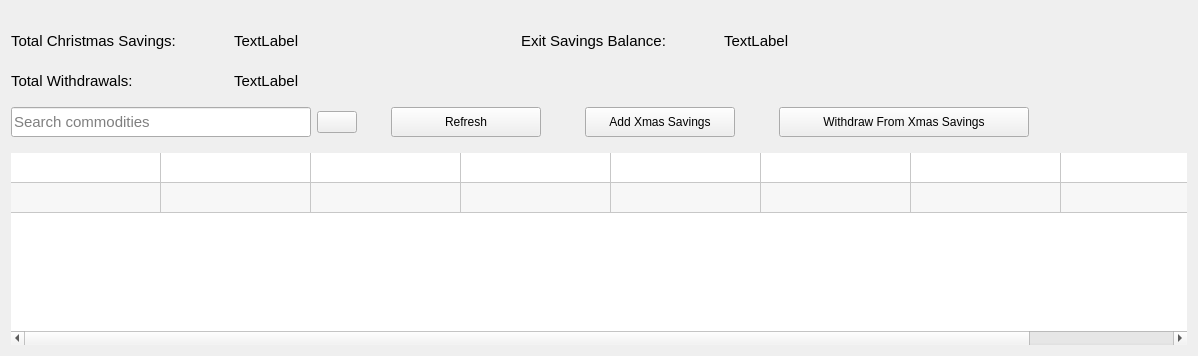
          <widget class="QWidget" name="xmasTab">
           <attribute name="title">
            <string>Christmas Savings</string>
           </attribute>
           <layout class="QGridLayout" name="gridLayout_50">
            <item row="0" column="0">
             <layout class="QGridLayout" name="gridLayout_49">
              <item row="0" column="0">
               <layout class="QGridLayout" name="gridLayout_6">
                <property name="topMargin">
                 <number>20</number>
                </property>
                <property name="verticalSpacing">
                 <number>20</number>
                </property>
                <item row="0" column="2">
                 <layout class="QHBoxLayout" name="horizontalLayout_57">
                  <item>
                   <widget class="QLabel" name="commodityBalanceLbl_4">
                    <property name="font">
                     <font>
                      <pointsize>11</pointsize>
                     </font>
                    </property>
                    <property name="text">
                     <string>Exit Savings Balance:</string>
                    </property>
                   </widget>
                  </item>
                  <item>
                   <spacer name="horizontalSpacer_92">
                    <property name="orientation">
                     <enum>Qt::Horizontal</enum>
                    </property>
                    <property name="sizeHint" stdset="0">
                     <size>
                      <width>58</width>
                      <height>20</height>
                     </size>
                    </property>
                   </spacer>
                  </item>
                  <item>
                   <widget class="QLabel" name="xmasBalanceLbl">
                    <property name="font">
                     <font>
                      <pointsize>11</pointsize>
                     </font>
                    </property>
                    <property name="text">
                     <string>TextLabel</string>
                    </property>
                   </widget>
                  </item>
                 </layout>
                </item>
                <item row="0" column="3">
                 <spacer name="horizontalSpacer_97">
                  <property name="orientation">
                   <enum>Qt::Horizontal</enum>
                  </property>
                  <property name="sizeHint" stdset="0">
                   <size>
                    <width>398</width>
                    <height>20</height>
                   </size>
                  </property>
                 </spacer>
                </item>
                <item row="0" column="0">
                 <layout class="QHBoxLayout" name="horizontalLayout_35">
                  <item>
                   <widget class="QLabel" name="label_105">
                    <property name="font">
                     <font>
                      <pointsize>11</pointsize>
                     </font>
                    </property>
                    <property name="text">
                     <string>Total Christmas Savings:</string>
                    </property>
                   </widget>
                  </item>
                  <item>
                   <spacer name="horizontalSpacer_91">
                    <property name="orientation">
                     <enum>Qt::Horizontal</enum>
                    </property>
                    <property name="sizeHint" stdset="0">
                     <size>
                      <width>58</width>
                      <height>20</height>
                     </size>
                    </property>
                   </spacer>
                  </item>
                  <item>
                   <widget class="QLabel" name="totalXmasLbl">
                    <property name="font">
                     <font>
                      <pointsize>11</pointsize>
                     </font>
                    </property>
                    <property name="text">
                     <string>TextLabel</string>
                    </property>
                   </widget>
                  </item>
                 </layout>
                </item>
                <item row="0" column="1">
                 <spacer name="horizontalSpacer_95">
                  <property name="orientation">
                   <enum>Qt::Horizontal</enum>
                  </property>
                  <property name="sizeHint" stdset="0">
                   <size>
                    <width>138</width>
                    <height>20</height>
                   </size>
                  </property>
                 </spacer>
                </item>
                <item row="1" column="0">
                 <layout class="QHBoxLayout" name="horizontalLayout_36">
                  <item>
                   <widget class="QLabel" name="label_106">
                    <property name="font">
                     <font>
                      <pointsize>11</pointsize>
                     </font>
                    </property>
                    <property name="text">
                     <string>Total Withdrawals:</string>
                    </property>
                   </widget>
                  </item>
                  <item>
                   <spacer name="horizontalSpacer_94">
                    <property name="orientation">
                     <enum>Qt::Horizontal</enum>
                    </property>
                    <property name="sizeHint" stdset="0">
                     <size>
                      <width>58</width>
                      <height>20</height>
                     </size>
                    </property>
                   </spacer>
                  </item>
                  <item>
                   <widget class="QLabel" name="totalXmasWithdrawalsLbl">
                    <property name="font">
                     <font>
                      <pointsize>11</pointsize>
                     </font>
                    </property>
                    <property name="text">
                     <string>TextLabel</string>
                    </property>
                   </widget>
                  </item>
                 </layout>
                </item>
               </layout>
              </item>
              <item row="1" column="0">
               <layout class="QHBoxLayout" name="horizontalLayout_55">
                <property name="topMargin">
                 <number>10</number>
                </property>
                <property name="bottomMargin">
                 <number>10</number>
                </property>
                <item>
                 <widget class="QLineEdit" name="searchXmasTxt">
                  <property name="minimumSize">
                   <size>
                    <width>300</width>
                    <height>30</height>
                   </size>
                  </property>
                  <property name="maximumSize">
                   <size>
                    <width>300</width>
                    <height>30</height>
                   </size>
                  </property>
                  <property name="font">
                   <font>
                    <pointsize>11</pointsize>
                   </font>
                  </property>
                  <property name="placeholderText">
                   <string>Search commodities</string>
                  </property>
                 </widget>
                </item>
                <item>
                 <widget class="QPushButton" name="searchXmasBtn">
                  <property name="text">
                   <string/>
                  </property>
                  <property name="icon">
                   <iconset resource="../static/resource.qrc">
                    <normaloff>:/icons/icon/black/search.svg</normaloff>:/icons/icon/black/search.svg</iconset>
                  </property>
                  <property name="iconSize">
                   <size>
                    <width>20</width>
                    <height>20</height>
                   </size>
                  </property>
                 </widget>
                </item>
                <item>
                 <spacer name="horizontalSpacer_67">
                  <property name="orientation">
                   <enum>Qt::Horizontal</enum>
                  </property>
                  <property name="sizeHint" stdset="0">
                   <size>
                    <width>28</width>
                    <height>29</height>
                   </size>
                  </property>
                 </spacer>
                </item>
                <item>
                 <layout class="QHBoxLayout" name="horizontalLayout_56">
                  <item>
                   <widget class="QPushButton" name="refreshXmasBtn">
                    <property name="minimumSize">
                     <size>
                      <width>150</width>
                      <height>30</height>
                     </size>
                    </property>
                    <property name="text">
                     <string>Refresh</string>
                    </property>
                    <property name="icon">
                     <iconset resource="../static/resource.qrc">
                      <normaloff>:/icons/icon/white/refresh-cw.svg</normaloff>:/icons/icon/white/refresh-cw.svg</iconset>
                    </property>
                   </widget>
                  </item>
                  <item>
                   <spacer name="horizontalSpacer_85">
                    <property name="orientation">
                     <enum>Qt::Horizontal</enum>
                    </property>
                    <property name="sizeHint" stdset="0">
                     <size>
                      <width>38</width>
                      <height>27</height>
                     </size>
                    </property>
                   </spacer>
                  </item>
                  <item>
                   <widget class="QPushButton" name="addXmasBtn">
                    <property name="sizePolicy">
                     <sizepolicy hsizetype="Minimum" vsizetype="Minimum">
                      <horstretch>0</horstretch>
                      <verstretch>0</verstretch>
                     </sizepolicy>
                    </property>
                    <property name="minimumSize">
                     <size>
                      <width>150</width>
                      <height>30</height>
                     </size>
                    </property>
                    <property name="maximumSize">
                     <size>
                      <width>16777215</width>
                      <height>30</height>
                     </size>
                    </property>
                    <property name="text">
                     <string>Add Xmas Savings</string>
                    </property>
                    <property name="icon">
                     <iconset resource="../static/resource.qrc">
                      <normaloff>:/icons/icon/white/plus-circle.svg</normaloff>:/icons/icon/white/plus-circle.svg</iconset>
                    </property>
                   </widget>
                  </item>
                  <item>
                   <spacer name="horizontalSpacer_86">
                    <property name="orientation">
                     <enum>Qt::Horizontal</enum>
                    </property>
                    <property name="sizeHint" stdset="0">
                     <size>
                      <width>38</width>
                      <height>27</height>
                     </size>
                    </property>
                   </spacer>
                  </item>
                  <item>
                   <widget class="QPushButton" name="withdrawXmasBtn">
                    <property name="minimumSize">
                     <size>
                      <width>250</width>
                      <height>30</height>
                     </size>
                    </property>
                    <property name="text">
                     <string>Withdraw From Xmas Savings</string>
                    </property>
                    <property name="icon">
                     <iconset resource="../static/resource.qrc">
                      <normaloff>:/icons/icon/white/folder-plus.svg</normaloff>:/icons/icon/white/folder-plus.svg</iconset>
                    </property>
                   </widget>
                  </item>
                  <item>
                   <spacer name="horizontalSpacer_93">
                    <property name="orientation">
                     <enum>Qt::Horizontal</enum>
                    </property>
                    <property name="sizeHint" stdset="0">
                     <size>
                      <width>158</width>
                      <height>20</height>
                     </size>
                    </property>
                   </spacer>
                  </item>
                 </layout>
                </item>
               </layout>
              </item>
              <item row="2" column="0">
               <widget class="QTableWidget" name="xmasSavingsTable">
                <property name="font">
                 <font>
                  <pointsize>11</pointsize>
                 </font>
                </property>
                <property name="focusPolicy">
                 <enum>Qt::NoFocus</enum>
                </property>
                <property name="frameShape">
                 <enum>QFrame::Box</enum>
                </property>
                <property name="frameShadow">
                 <enum>QFrame::Sunken</enum>
                </property>
                <property name="lineWidth">
                 <number>0</number>
                </property>
                <property name="editTriggers">
                 <set>QAbstractItemView::NoEditTriggers</set>
                </property>
                <property name="alternatingRowColors">
                 <bool>true</bool>
                </property>
                <property name="selectionMode">
                 <enum>QAbstractItemView::SingleSelection</enum>
                </property>
                <property name="selectionBehavior">
                 <enum>QAbstractItemView::SelectRows</enum>
                </property>
                <property name="textElideMode">
                 <enum>Qt::ElideRight</enum>
                </property>
                <property name="showGrid">
                 <bool>true</bool>
                </property>
                <property name="gridStyle">
                 <enum>Qt::SolidLine</enum>
                </property>
                <property name="rowCount">
                 <number>2</number>
                </property>
                <attribute name="horizontalHeaderVisible">
                 <bool>false</bool>
                </attribute>
                <attribute name="horizontalHeaderDefaultSectionSize">
                 <number>150</number>
                </attribute>
                <attribute name="horizontalHeaderStretchLastSection">
                 <bool>true</bool>
                </attribute>
                <attribute name="verticalHeaderVisible">
                 <bool>false</bool>
                </attribute>
                <row/>
                <row/>
                <column>
                 <property name="text">
                  <string>Transaction ID</string>
                 </property>
                </column>
                <column>
                 <property name="text">
                  <string>Date</string>
                 </property>
                </column>
                <column>
                 <property name="text">
                  <string>Transaction Details</string>
                 </property>
                </column>
                <column>
                 <property name="text">
                  <string>Amount</string>
                 </property>
                </column>
                <column>
                 <property name="text">
                  <string>Interest Paid</string>
                 </property>
                </column>
                <column>
                 <property name="text">
                  <string>Total Savings</string>
                 </property>
                </column>
                <column>
                 <property name="text">
                  <string>Loan Balance</string>
                 </property>
                </column>
                <column>
                 <property name="text">
                  <string>Last Updated</string>
                 </property>
                </column>
                <item row="0" column="3">
                 <property name="text">
                  <string/>
                 </property>
                </item>
                <item row="1" column="3">
                 <property name="text">
                  <string/>
                 </property>
                </item>
               </widget>
              </item>
             </layout>
            </item>
           </layout>
          </widget>
